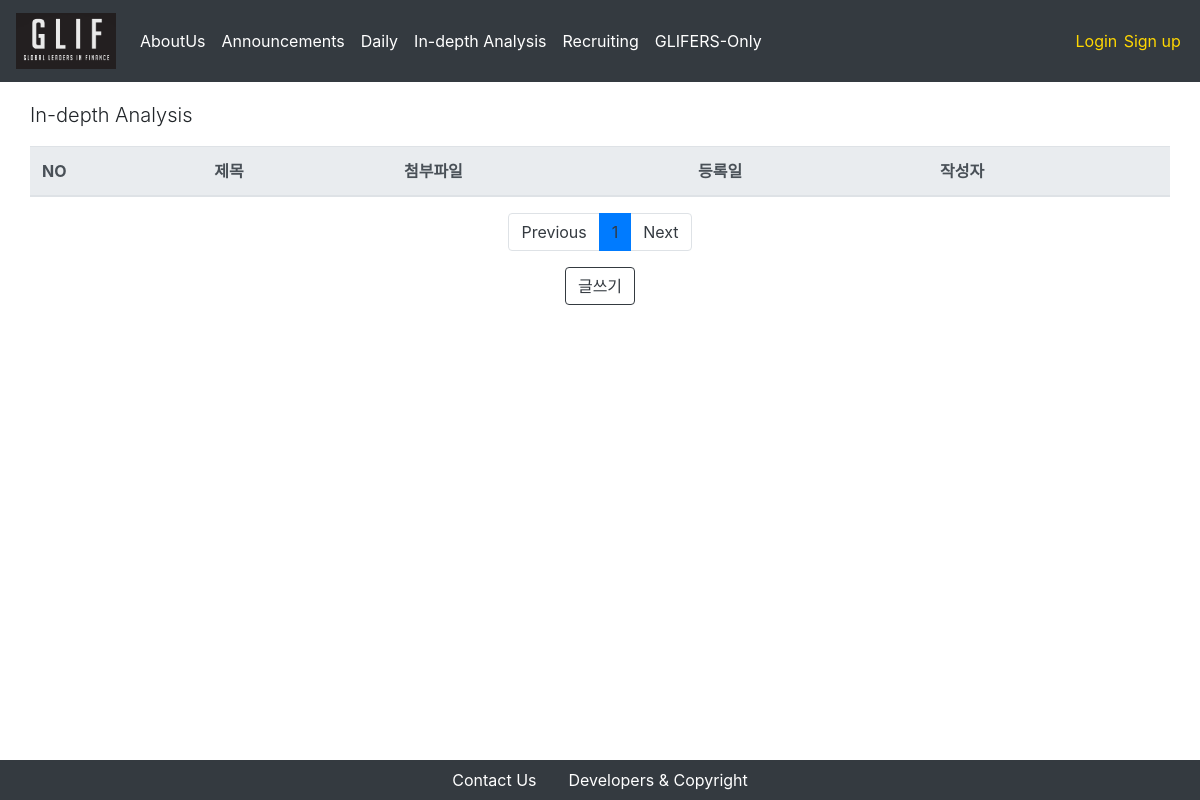
Page /indepthanalysis/ on the earlier database version.
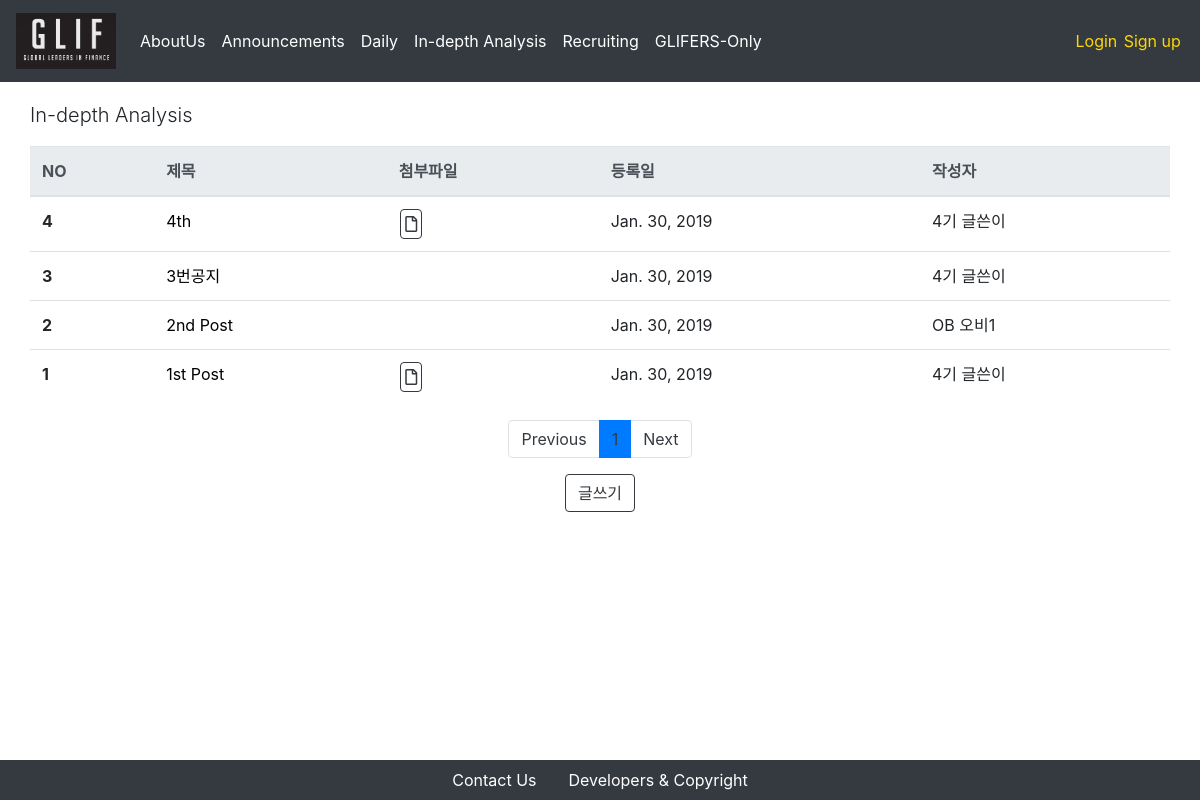
Same page on the later database version.
### indepthanalysis/models.py (models this page shows, shortened)
class Post(models.Model):
    title = models.CharField(max_length = 250)
    attached_file = models.FileField(upload_to = 'indepth_attached_files/%Y/%m/%d/', blank = True, null = True)
    written_date = models.DateField(auto_now = True)
    writer = models.ForeignKey(Glifer, on_delete = models.CASCADE, related_name = "indepth_writer")
    content = RichTextUploadingField()

### users/models.py (models this page shows)
class Glifer(models.Model):
    user = models.OneToOneField(CustomUser, on_delete = models.CASCADE, primary_key = True)
    is_mentor = models.BooleanField(default=False)
    name_en = models.CharField(max_length = 250)
    name_kr = models.CharField(max_length = 250)
    birthdate = models.DateField(default = "2000-01-01")
    phonenumber = models.CharField(max_length = 250)
    email= models.EmailField(max_length = 250)
    work_at = models.CharField(max_length = 250, blank = True)
    self_intro = models.TextField(max_length = 1000)
    profile_img = models.FileField(upload_to = 'profiles/%Y/%m/%d/', default = '/users/man-user.png')
    nth = models.CharField(
        max_length=2,
        choices=nth_CHOICES,
        default=glif_4th,
    )
    def __str__(self):
        return self.nth + " " + self.name_kr

### indepthanalysis/views.py (the view)
# urls.py: path('', PostListView.as_view(), name='announcement-index'),
class PostListView(ListView):
    model = Post
    template_name = 'indepth/index.html'
    context_object_name = "posts"
    paginate_by = 5
    block_size = 5 # 하단의 페이지 목록 수
    def get_queryset(self):
        order_by_recent_time = Post.objects.all().order_by("-pk")
        return order_by_recent_time
    def get_context_data(self, **kwargs):
        context = super(PostListView, self).get_context_data(**kwargs)
        block_size = 5 # 하단의 페이지 목록 수
        start_index = int((context['page_obj'].number - 1) / self.block_size) * self.block_size
        end_index = min(start_index + self.block_size, len(context['paginator'].page_range))
        context['page_range'] = context['paginator'].page_range[start_index:end_index]
        return context

### indepthanalysis/templates/indepth/index.html
{% extends 'setups/base.html' %}
{% block body %}
<div class = "container">
    <div class = "row">
        <p class = "lead">In-depth Analysis</p>
        <table class="table">
            <thead class="thead-light">
                <tr>
                    <th scope="col">NO</th>
                    <th scope="col">제목</th>
                    <th scope="col">첨부파일</th>
                    <th scope="col">등록일</th>
                    <th scope="col">작성자</th>
                </tr>
            </thead>
            <tbody>
                {% for post in posts %}
                    <tr>
                        <th scope="row">{{ post.id }}</th>
                        <td>
                            <a href="/indepthanalysis/{{post.pk}}" style = "color:black"> {{ post.title }} </a>
                        </td>
                        {% if post.attached_file != '' %}
                            <td><button type="button" class="btn btn-outline-dark btn-download" onclick="location.href = '/indepthanalysis/{{post.pk}}/download'"><i class="far fa-file"></i></button></td>
                        {% else %}
                            <td></td>
                        {% endif %}
                        <td>{{ post.written_date }}</td>
                        <td>{{ post.writer }}</td>
                    </tr>
                {% endfor %}
            </tbody>
        </table>
    </div>
    <nav aria-label="Page navigation">
        <ul class="pagination justify-content-center">
            {% if page_obj.has_previous %}
            <li class = "page-item">
                <a class = "page-link" href="?page={{ page_obj.previous_page_number }}" aria-label="Previous">
                Previous
                </a>
            </li>
            {% else %}
            <li class="page-item"><a class="page-link" href="#" tabindex="-1" aria-disabled="true">Previous</a></li>
            {% endif %}
            {% for i in page_range %}
            {% if page_obj.number == i %}
                <li class = "active page-item"><a class="page-link" href="#">{{i}}</a></li>
            {% else %}
                <li class = "page-item"><a class = "page-link" href="?page={{ i }}">{{ i }}</a></li>
            {% endif %}
            {% endfor %}
            {% if page_obj.has_next %}
            <li class = "page-item">
                <a class = "page-link" href="?page={{ page_obj.next_page_number }}" aria-label="Next">
                    Next
                </a>
            </li>
            {% else %}
            <li class="page-item">
                <a class="page-link" href="#">Next</a>
            </li>
            {% endif %}
        </ul>
    </nav>
    <div class = "row align-items-center justify-content-center">
        <button type="button" class="btn btn-outline-dark" onclick="location.href = '/indepthanalysis/new'">글쓰기</button>
    </div>
</div>
{% endblock %}

### setups/templates/setups/base.html (shortened to what this page needs)
<!DOCTYPE html>
<html lang="en">
<head>
    {% load staticfiles %}
    <link rel="stylesheet" href="https://stackpath.bootstrapcdn.com/bootstrap/4.2.1/css/bootstrap.min.css">
    <link rel="stylesheet" type="text/css" href="{% static 'setups/css/index.css' %}">
    <link rel="stylesheet" type="text/css" href="{% static 'setups/css/navbar.css' %}">
    <link rel="stylesheet" type="text/css" href="{% static 'setups/css/aboutUs.css' %}">
    <link rel="stylesheet" type="text/css" href="{% static 'setups/css/daily.css' %}">
    <link rel="stylesheet" type="text/css" href="{% static 'setups/css/recruit.css' %}">
    <link rel="stylesheet" href="https://use.fontawesome.com/releases/v5.6.3/css/all.css">
</head>
<body>
    <nav class="navbar fixed-top navbar-expand-lg navbar-dark bg-dark">
        <a class = "navbar-brand" href = "/"><img class = "logo-img" src="{% static 'setups/images/gliflinklogo.png' %}"></a>
        <div class="collapse navbar-collapse" id="navbarSupportedContent">
        <ul class="navbar-nav mr-auto">
            <li class="nav-item dropdown">
                <a class="nav-link dropdown-toggle" href="#" id="navbarDropdownMenuLink" role="button" data-toggle="dropdown" aria-haspopup="false" aria-expanded="true">
                    AboutUs
                </a>
            </li>
            <li class="nav-item active">
                <a class="nav-link" href="/announcement">Announcements <span class="sr-only">(current)</span></a>
            </li>
            <li class="nav-item dropdown">
                <a class="nav-link dropdown-toggle" href="#" id="navbarDropdownMenuLink" role="button" data-toggle="dropdown" aria-haspopup="false" aria-expanded="true">
                    Daily
                </a>
            </li>
            <li class="nav-item active">
                <a class="nav-link" href="/indepthanalysis">In-depth Analysis <span class="sr-only">(current)</span></a>
            </li>
            <li class="nav-item active">
                <a class="nav-link" href="/recruiting">Recruiting <span class="sr-only">(current)</span></a>
            </li>
            <li class="nav-item dropdown">
                <a class="nav-link dropdown-toggle" href="#" id="navbarDropdownMenuLink" role="button" data-toggle="dropdown" aria-haspopup="false" aria-expanded="true">
                    GLIFERS-Only
                </a>
            </li>
        </ul>
        {% if user.is_authenticated %}
            <ul class="nav navbar-nav navbar-right">
                <li class = "authentification greeting">
                    Hello, {{ user.glifer.name_en }}!
                </li>
                <li class = "authentification"> <a class = "auth-link" href="/accounts/glifer/userinfo/{{ user.pk }}">Info</a> </li>
                <li class = "authentification"> <a class = "auth-link" href="{% url 'logout' %}">Logout</a> </li>
            </ul>
        {% else %}
            <ul class="nav navbar-nav navbar-right">
                <li class = "authentification"> <a class = "auth-link" href="{% url 'login' %}">Login</a> </li>
                <li class = "authentification"> <a class = "auth-link" href="{% url 'signup' %}">Sign up</a> </li>
            </ul>
        {% endif %}
        </div>
    </nav>
    {% block body %}{% endblock %}
    <div class="fixed-bottom bg-dark text-muted">
        <ul class="nav justify-content-center">
            <li class="nav-item">
                <a class="nav-link active" href="#" data-toggle="modal" data-target="#contactus">Contact Us</a>
            </li>
            <li class="nav-item">
                <a class="nav-link" href="#" data-toggle="modal" data-target="#devcopy">Developers & Copyright</a>
            </li>
        </ul>
    </div>
    </body>
</html>

### setups/static/setups/css/index.css (style rules this page uses)
.container { margin-top: 100px; margin-bottom: 100px; }
.btn { margin-left: 0.1em; margin-right: 0.1em; }
.btn.btn-download { padding: 2px 4px; }
a.page-link { color: #343a40!important; }
.page-item.active { background-color: gold; }

### setups/static/setups/css/navbar.css (style rules this page uses)
.navbar-dark .navbar-nav .nav-link { color: white; }
.logo-img { width: 100px; }
a { color: white; }
.dropdown-toggle::after { display:none; }
.authentification { padding-right: 0.2em; padding-left: 0.2em; }
a.auth-link { color: gold; }

Differences in the rows shown:
added Post: id "4", title "4th", written_date "Jan. 30, 2019", writer "4기 글쓴이"
added Post: id "3", title "3번공지", written_date "Jan. 30, 2019", writer "4기 글쓴이"
added Post: id "2", title "2nd Post", written_date "Jan. 30, 2019", writer "OB 오비1"
added Post: id "1", title "1st Post", written_date "Jan. 30, 2019", writer "4기 글쓴이"
